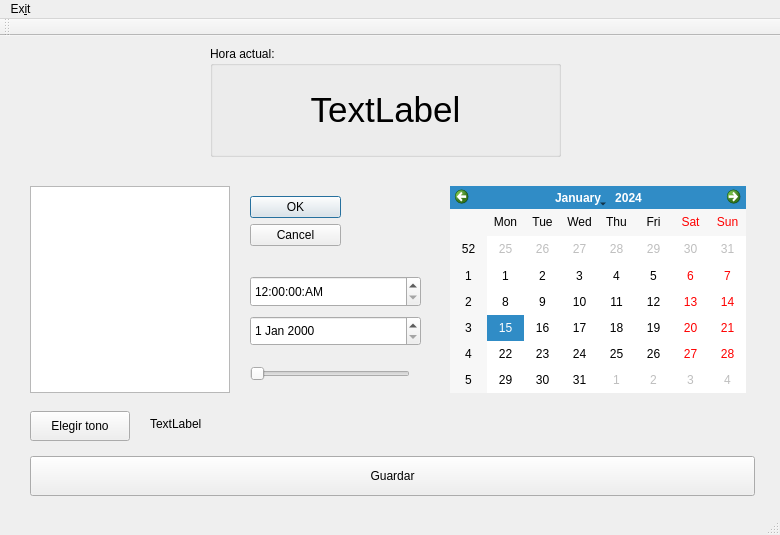
<?xml version="1.0" encoding="UTF-8"?>
<ui version="4.0">
 <class>MainWindow</class>
 <widget class="QMainWindow" name="MainWindow">
  <property name="enabled">
   <bool>true</bool>
  </property>
  <property name="geometry">
   <rect>
    <x>0</x>
    <y>0</y>
    <width>780</width>
    <height>535</height>
   </rect>
  </property>
  <property name="windowTitle">
   <string>My Simple Alarm</string>
  </property>
  <property name="autoFillBackground">
   <bool>false</bool>
  </property>
  <widget class="QWidget" name="centralWidget">
   <widget class="QCalendarWidget" name="calendarWidget">
    <property name="geometry">
     <rect>
      <x>450</x>
      <y>150</y>
      <width>296</width>
      <height>207</height>
     </rect>
    </property>
   </widget>
   <widget class="QTimeEdit" name="timeEdit">
    <property name="geometry">
     <rect>
      <x>250</x>
      <y>240</y>
      <width>171</width>
      <height>31</height>
     </rect>
    </property>
    <property name="displayFormat">
     <string>hh:mm:ss:AP</string>
    </property>
   </widget>
   <widget class="QPushButton" name="chkSounds">
    <property name="geometry">
     <rect>
      <x>30</x>
      <y>375</y>
      <width>100</width>
      <height>30</height>
     </rect>
    </property>
    <property name="text">
     <string>Elegir tono</string>
    </property>
   </widget>
   <widget class="QLabel" name="txtSoundPath">
    <property name="geometry">
     <rect>
      <x>150</x>
      <y>380</y>
      <width>580</width>
      <height>16</height>
     </rect>
    </property>
    <property name="text">
     <string>TextLabel</string>
    </property>
   </widget>
   <widget class="QPushButton" name="SaveBtn">
    <property name="geometry">
     <rect>
      <x>30</x>
      <y>420</y>
      <width>725</width>
      <height>40</height>
     </rect>
    </property>
    <property name="text">
     <string>Guardar</string>
    </property>
   </widget>
   <widget class="QSlider" name="VolumeSlider">
    <property name="geometry">
     <rect>
      <x>250</x>
      <y>330</y>
      <width>160</width>
      <height>16</height>
     </rect>
    </property>
    <property name="orientation">
     <enum>Qt::Orientation::Horizontal</enum>
    </property>
   </widget>
   <widget class="QListWidget" name="listWidget">
    <property name="geometry">
     <rect>
      <x>30</x>
      <y>150</y>
      <width>200</width>
      <height>207</height>
     </rect>
    </property>
   </widget>
   <widget class="QDateEdit" name="CustEdit">
    <property name="geometry">
     <rect>
      <x>250</x>
      <y>280</y>
      <width>171</width>
      <height>30</height>
     </rect>
    </property>
   </widget>
   <widget class="QDialogButtonBox" name="listAlmBtn">
    <property name="geometry">
     <rect>
      <x>250</x>
      <y>160</y>
      <width>91</width>
      <height>71</height>
     </rect>
    </property>
    <property name="orientation">
     <enum>Qt::Orientation::Vertical</enum>
    </property>
    <property name="standardButtons">
     <set>QDialogButtonBox::StandardButton::Cancel|QDialogButtonBox::StandardButton::Ok</set>
    </property>
   </widget>
   <widget class="QGroupBox" name="groupBox">
    <property name="enabled">
     <bool>true</bool>
    </property>
    <property name="geometry">
     <rect>
      <x>210</x>
      <y>10</y>
      <width>351</width>
      <height>111</height>
     </rect>
    </property>
    <property name="acceptDrops">
     <bool>false</bool>
    </property>
    <property name="autoFillBackground">
     <bool>false</bool>
    </property>
    <property name="title">
     <string>Hora actual:</string>
    </property>
    <property name="flat">
     <bool>false</bool>
    </property>
    <property name="checkable">
     <bool>false</bool>
    </property>
    <layout class="QGridLayout" name="gridLayout_2">
     <item row="0" column="0">
      <widget class="QLabel" name="Clock">
       <property name="minimumSize">
        <size>
         <width>0</width>
         <height>0</height>
        </size>
       </property>
       <property name="font">
        <font>
         <pointsize>26</pointsize>
        </font>
       </property>
       <property name="frameShadow">
        <enum>QFrame::Shadow::Sunken</enum>
       </property>
       <property name="text">
        <string>TextLabel</string>
       </property>
       <property name="alignment">
        <set>Qt::AlignmentFlag::AlignCenter</set>
       </property>
      </widget>
     </item>
    </layout>
   </widget>
  </widget>
  <widget class="QMenuBar" name="menuBar">
   <property name="geometry">
    <rect>
     <x>0</x>
     <y>0</y>
     <width>780</width>
     <height>25</height>
    </rect>
   </property>
   <widget class="QMenu" name="menuFile">
    <property name="title">
     <string>Ex&amp;it</string>
    </property>
    <addaction name="separator"/>
    <addaction name="actionQuit"/>
   </widget>
   <addaction name="menuFile"/>
  </widget>
  <widget class="QToolBar" name="mainToolBar">
   <attribute name="toolBarArea">
    <enum>TopToolBarArea</enum>
   </attribute>
   <attribute name="toolBarBreak">
    <bool>false</bool>
   </attribute>
  </widget>
  <widget class="QStatusBar" name="statusBar"/>
  <action name="actionQuit">
   <property name="text">
    <string>&amp;Quit</string>
   </property>
  </action>
 </widget>
 <resources/>
 <connections/>
</ui>
